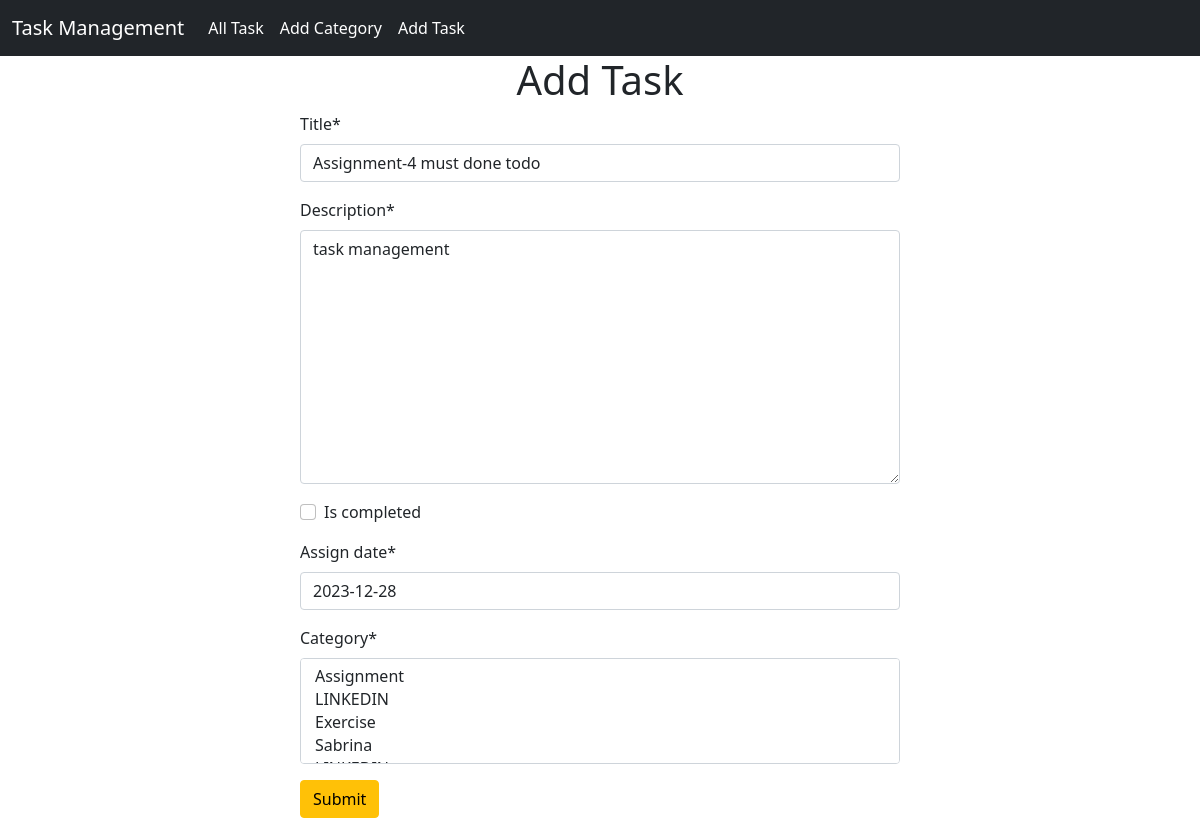
Page /tasks/edit/1 on the earlier database version.
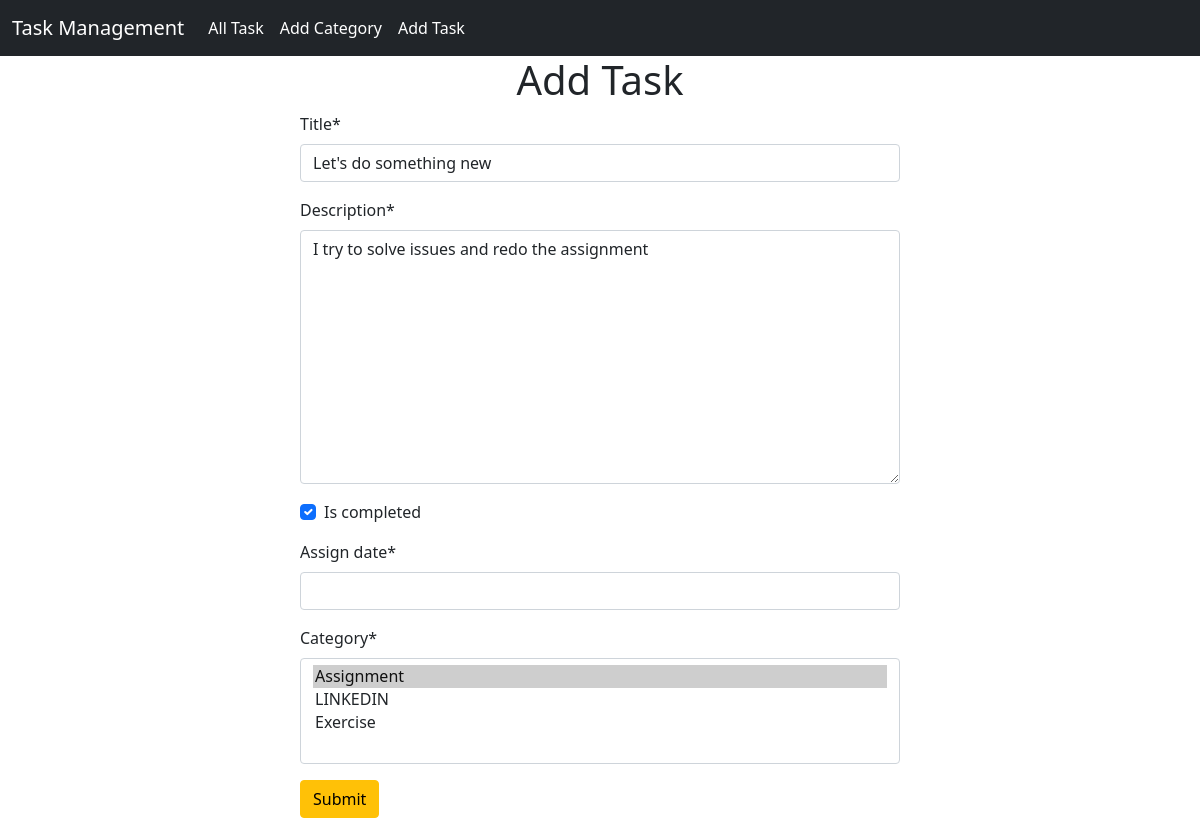
Same page on the later database version.
### tasks/models.py (models this page shows, shortened)
class Task(models.Model):
    title = models.CharField(max_length=100)
    description = models.TextField()
    is_completed = models.BooleanField(default=False)
    assign_date = models.DateField()
    category = models.ManyToManyField(Category)

### tasks/views.py (the view)
# urls.py: path('edit/<int:id>', views.edit_task, name='edit_task'),
def edit_task(request, id):
    tasks = models.Task.objects.get(pk=id)
    task_form = forms.TaskForm(instance=tasks)
    if request.method == 'POST':
        task_form = forms.TaskForm(request.POST, instance=tasks)
        if task_form.is_valid():
            task_form.save()
            return redirect('homepage')
    return render(request, 'add_task.html', {'form' : task_form})

### tasks/forms.py
class TaskForm(forms.ModelForm):
    class Meta:
        model = Task
        fields = '__all__'

### categories/models.py (called while the page is built)
    def __str__(self):
        return self.name

### tasks/templates/add_task.html (shortened to what this page needs)
{% extends 'base.html' %}
{%  load crispy_forms_tags %}
{% block content %}
<form style="width:50% ; margin : auto" method="post">
    <h1 style="text-align: center;">Add Task </h1>
    {{form | crispy}}
<button class="btn btn-warning">Submit</button>
</form>
{% endblock %}

Differences in the rows shown:
changed Task: title "Assignment-4 must done todo" → "Let's do something new"; description "task management" → "I try to solve issues and redo the assignment"; is_completed "☐" → "☑"; assign_date "2023-12-28" → (not shown)
Other differences:
form field category: "Assignment / LINKEDIN / Exercise / Sabrina" → "Assignment ☑ / LINKEDIN / Exercise"
